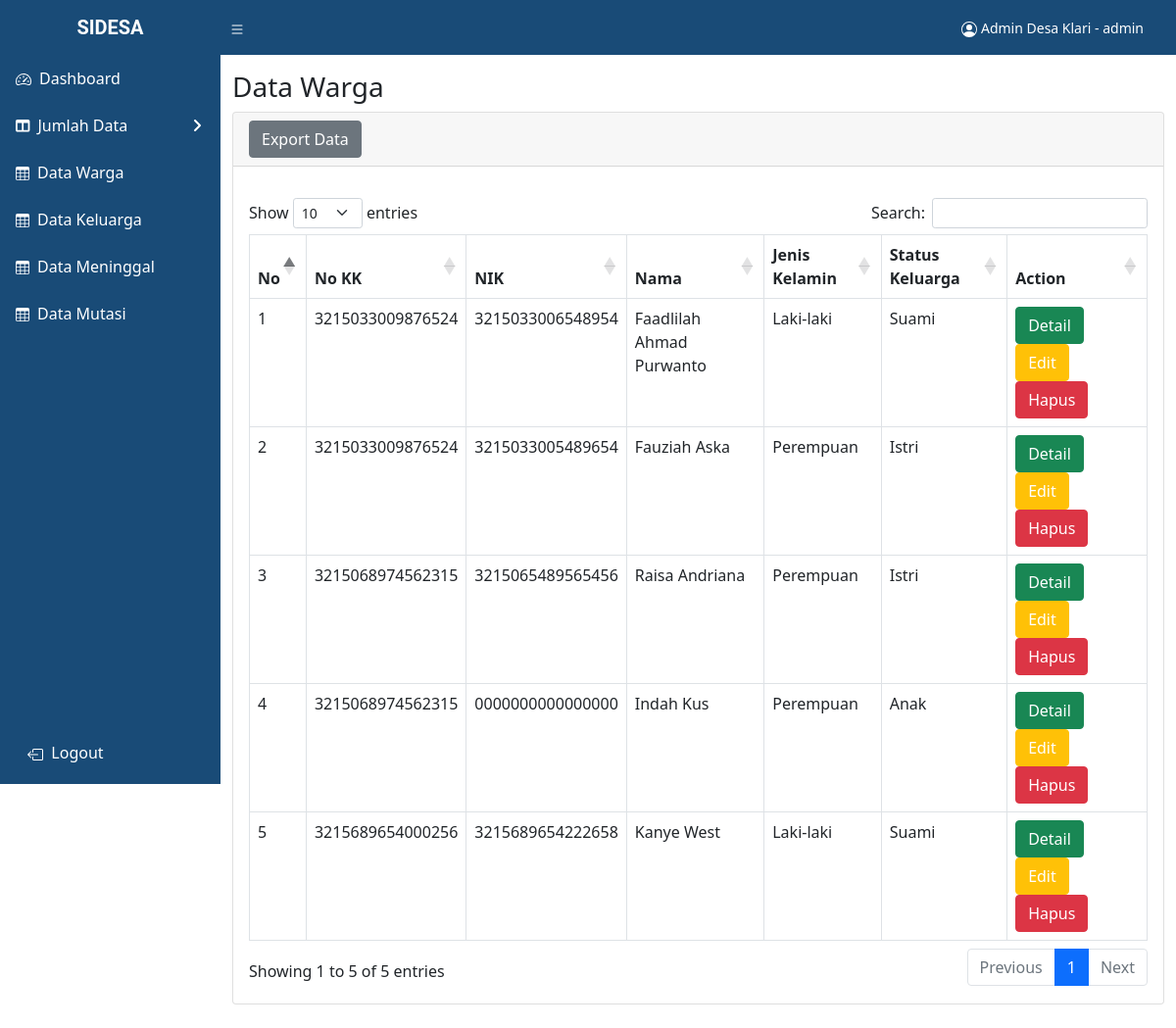
Page /admin/data-warga-admin.php (signed in) on the committed database.
### tables this page shows
CREATE TABLE `data_warga` (
  `id_warga` int(20) NOT NULL,
  `nokk` varchar(50) NOT NULL,
  `nik` varchar(50) NOT NULL,
  `nama` varchar(100) NOT NULL,
  `statuskeluarga` text NOT NULL,
  `jk` text NOT NULL,
  `tempatlahir` varchar(100) NOT NULL,
  `tanggallahir` date NOT NULL,
  `usia` int(100) NOT NULL,
  `agama` varchar(100) NOT NULL,
  `pendidikan` text NOT NULL,
  `pekerjaan` varchar(100) NOT NULL,
  `statusperkawinan` text NOT NULL,
  `jenisbpjs` text NOT NULL,
  `jenisbansos` text NOT NULL,
  `statusvaksinasi` text NOT NULL,
  `statusrumah` text NOT NULL,
  `ktp` text NOT NULL,
  `nohp` int(100) NOT NULL,
  `namaperusahaan` varchar(100) NOT NULL,
  `daerahasal` varchar(100) NOT NULL,
  `alamatsesuaiktpdesaklari` varchar(100) NOT NULL,
  `dusunorperum` varchar(100) NOT NULL,
  `rt` int(100) NOT NULL,
  `rw` int(100) NOT NULL,
  `domisilisekarang` varchar(100) NOT NULL,
  `status` enum('Ada','Meninggal','Pindah') NOT NULL
);

### admin/data-warga-admin.php (the view, shortened to what this page needs)
<?php include('../koneksi.php');
if (!isset($_SESSION['login_user'])) {
    header("location: login-proses.php");
} else {
?>
    <!DOCTYPE html>
    <html lang="en">
    <head>
        <link href="https://cdnjs.cloudflare.com/ajax/libs/twitter-bootstrap/5.1.3/css/bootstrap.min.css" rel="stylesheet" />
        <link rel="stylesheet" href="https://cdn.datatables.net/1.12.1/css/dataTables.bootstrap5.min.css">
        <link href="../css/styles.css" rel="stylesheet" />
    </head>
    <body class="sb-nav-fixed">
        <nav class="sb-topnav navbar navbar-expand">
            <a class="navbar-brand" href="dashboard-admin.php" style="font-family:roboto; font-weight:bold;">SIDESA</a>
            <button class="btn btn-link btn-sm order-1 order-lg-0 me-4 me-lg-0" id="sidebarToggle" href="#!"></button>
            <ul class="navbar-nav ms-auto ms-md-0 me-3 me-lg-4">
                <li class="nav-item dropdown">
                    <?php
                    $user = $_SESSION['login_akun'];
                    $as =  $_SESSION['login_as'];
                    ?>
                    <button class="btn btn-link btn-sm order-1 order-lg-0 me-4 me-lg-0" id="sidebarToggle" href="#!" style="text-decoration: none;">&nbsp;<?php echo $user, " - ", $as  ?></button>
                </li>
            </ul>
        </nav>
        <div id="layoutSidenav">
            <div id="layoutSidenav_nav">
                <nav class="sb-sidenav accordion" id="sidenavAccordion">
                    <div class="sb-sidenav-menu">
                        <div class="nav">
                            <a class="nav-link active" aria-current="page" href="dashboard-admin.php">
                                <div class="sb-nav-link-icon">
                                </div>
                                Dashboard
                            </a>
                            <a class="nav-link collapsed" href="#" data-bs-toggle="collapse" data-bs-target="#collapseLayouts" aria-expanded="false" aria-controls="collapseLayouts" style="color: white;">
                                <div class="sb-nav-link-icon"><i class="fas fa-columns"></i></div>
                                Jumlah Data
                                <div class="sb-sidenav-collapse-arrow"><i class="fas fa-angle-down"></i></div>
                            </a>
                            <a class="nav-link" href="data-warga-admin.php">
                                <div class="sb-nav-link-icon"></div>
                                Data Warga
                            </a>
                            <a class="nav-link" href="data-keluarga-admin.php">
                                <div class="sb-nav-link-icon"></div>
                                Data Keluarga
                            </a>
                            <a class="nav-link" href="data-meninggal-admin.php">
                                <div class="sb-nav-link-icon"></div>
                                Data Meninggal
                            </a>
                            <a class="nav-link" href="data-mutasi-admin.php">
                                <div class="sb-nav-link-icon"></div>
                                Data Mutasi
                            </a>
                        </div>
                    </div>
                    <div class="sb-sidenav-footer">
                        <a class="nav-link" href="../logout-proses.php">
                            <div class="sb-nav-link-icon">
                                </i> &nbsp;Logout
                            </div>
                        </a>
                    </div>
                </nav>
            </div>
            <div id="layoutSidenav_content">
                <main>
                    <div class="container-fluid">
                        <h3 class="mt-3">Data Warga</h3>
                        <div class="card mb-4">
                            <div class="card-header">
                                <a href="../export/export-data-warga.php"><button type="button" class="btn btn-secondary">Export Data</button></a>
                            </div>
                            <div class="card-body">
                                <div class="table-responsive mt-3">
                                    <table id="dataTable" class="table table-bordered" width="100%" cellspacing="0">
                                        <thead>
                                            <tr>
                                                <th>No</th>
                                                <th>No KK</th>
                                                <th>NIK</th>
                                                <th>Nama</th>
                                                <th>Jenis Kelamin</th>
                                                <th>Status Keluarga</th>
                                                <th>Action</th>
                                            </tr>
                                        </thead>
                                        <tbody>
                                            <?php
                                            $getdatawarga = mysqli_query($conn, "select * from data_warga where status='Ada'");
                                            $i = 1;
                                            while ($data = mysqli_fetch_array($getdatawarga)) {
                                                $nokk = $data['nokk'];
                                                $nik = $data['nik'];
                                                $nama = $data['nama'];
                                                $jk = $data['jk'];
                                                $statuskeluarga = $data['statuskeluarga'];
                                            ?>
                                                <tr>
                                                    <td><?php echo $i++ ?></td>
                                                    <td><?php echo $nokk ?></td>
                                                    <td><?php echo $nik ?></td>
                                                    <td><?php echo $nama ?></td>
                                                    <td><?php echo $jk ?></td>
                                                    <td><?php echo $statuskeluarga ?></td>
                                                    <td>
                                                        <a href="detail-data-warga-admin.php? id_warga=<?php echo $data['id_warga']; ?>"><button type=" button" class="btn btn-success" data-target="#detail">Detail</button></a>
                                                        <a href="edit-data-warga-admin.php? id_warga=<?php echo $data['id_warga']; ?>"><button type=" button" class="btn btn-warning" data-target="#edit">Edit</button></a>
                                                        <a href="hapus-data-warga-admin.php? id_warga=<?php echo $data['id_warga']; ?>"><button type="button" class="btn btn-danger">Hapus</button></a>
                                                    </td>
                                                </tr>
                                            <?php } ?>
                                        </tbody>
                                    </table>
                                </div>
                            </div>
                        </div>
                    </div>
                </main>
            </div>
        </div>
    </body>
    </html>
<?php } ?>

### admin/data-warga-admin.php (style rules this page uses)
.sb-sidenav-menu { background-color: #194b77; }
.sb-topnav { background-color: #194b77; }
a { color: white; }
.navbar-brand { text-align: center; }
.btn { color: white; }
.nav-link { color: white; }
.sb-sidenav-footer { background-color: #194b77; }

### rows in the picture
data_warga: nokk "3215033009876524", nik "3215033006548954", nama "Faadlilah Ahmad Purwanto", jk "Laki-laki", statuskeluarga "Suami"
data_warga: nokk "3215033009876524", nik "3215033005489654", nama "Fauziah Aska", jk "Perempuan", statuskeluarga "Istri"
data_warga: nokk "3215068974562315", nik "3215065489565456", nama "Raisa Andriana", jk "Perempuan", statuskeluarga "Istri"
data_warga: nokk "3215068974562315", nik "0000000000000000", nama "Indah Kus", jk "Perempuan", statuskeluarga "Anak"
data_warga: nokk "3215689654000256", nik "3215689654222658", nama "Kanye West", jk "Laki-laki", statuskeluarga "Suami"

### other values in the picture
$user "Admin Desa Klari"
$as "admin"
